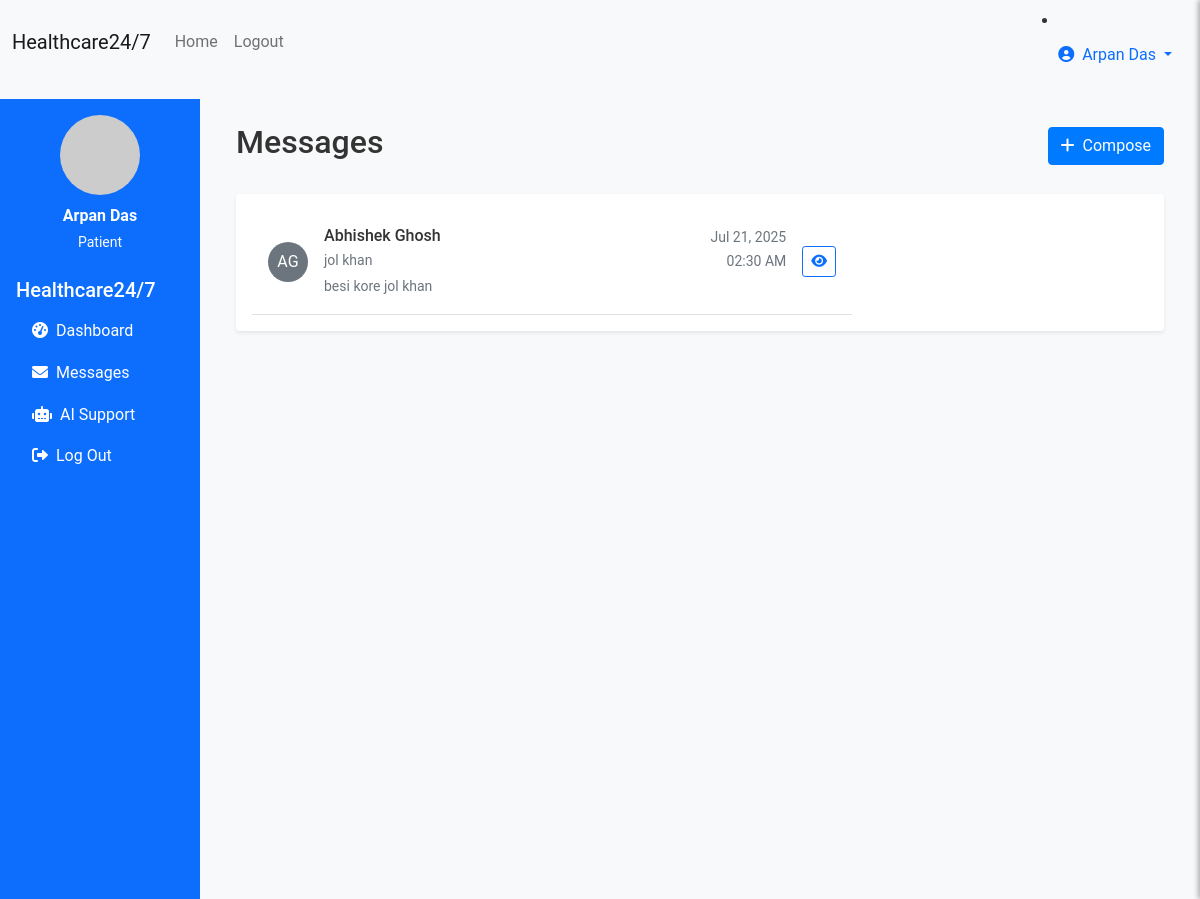
/patient/messages (signed in), run on the app's committed database.
### models.py (models this page shows, shortened)
class User(UserMixin, db.Model):
    __tablename__ = 'users'
    id = db.Column(db.Integer, primary_key=True)
    username = db.Column(db.String(80), unique=True, nullable=False)
    email = db.Column(db.String(120), unique=True, nullable=False)
    password_hash = db.Column(db.String(256), nullable=False)
    first_name = db.Column(db.String(50), nullable=False)
    last_name = db.Column(db.String(50), nullable=False)
    phone = db.Column(db.String(20))
    address = db.Column(db.Text)
    date_of_birth = db.Column(db.Date)
    gender = db.Column(db.String(10))
    user_type = db.Column(db.String(20), nullable=False, default='patient')
    specialty = db.Column(db.String(100))  # For doctors
    license_number = db.Column(db.String(50))  # For medical staff
    department = db.Column(db.String(100))
    profile_picture = db.Column(db.String(200))
    is_active = db.Column(db.Boolean, default=True)
    created_at = db.Column(db.DateTime, default=datetime.utcnow)
    updated_at = db.Column(db.DateTime, default=datetime.utcnow, onupdate=datetime.utcnow)
    patient_appointments = db.relationship('Appointment', foreign_keys='Appointment.patient_id', backref='patient', lazy='dynamic')
    doctor_appointments = db.relationship('Appointment', foreign_keys='Appointment.doctor_id', backref='doctor', lazy='dynamic')
    sent_messages = db.relationship('Message', foreign_keys='Message.sender_id', backref='sender', lazy='dynamic')
    received_messages = db.relationship('Message', foreign_keys='Message.recipient_id', backref='recipient', lazy='dynamic')
    medical_records = db.relationship('MedicalRecord', backref='patient', lazy='dynamic', foreign_keys='MedicalRecord.patient_id')
    @property
    def full_name(self):
        return f"{self.first_name} {self.last_name}"
    def is_staff(self):
        return self.user_type in ['doctor', 'nurse', 'admin']

class Message(db.Model):
    __tablename__ = 'messages'
    id = db.Column(db.Integer, primary_key=True)
    sender_id = db.Column(db.Integer, db.ForeignKey('users.id'), nullable=False)
    recipient_id = db.Column(db.Integer, db.ForeignKey('users.id'), nullable=False)
    subject = db.Column(db.String(200))
    content = db.Column(db.Text, nullable=False)
    is_read = db.Column(db.Boolean, default=False)
    read_at = db.Column(db.DateTime)
    created_at = db.Column(db.DateTime, default=datetime.utcnow)

### routes.py (the view)
@app.route('/patient/messages')
@login_required
def patient_messages():
    if current_user.is_staff():
        return redirect(url_for('staff_dashboard'))
    page = request.args.get('page', 1, type=int)
    messages = Message.query.filter_by(recipient_id=current_user.id)\
        .order_by(Message.created_at.desc())\
        .paginate(page=page, per_page=10, error_out=False)
    return render_template('patient_messages.html', messages=messages)

### app.py (called while the page is built)
@login_manager.user_loader
def load_user(user_id):
    from models import User
    return User.query.get(int(user_id))

### templates/patient_messages.html (shortened to what this page needs)
{% extends "base.html" %}
{% block content %}
<div class="container-fluid">
    <div class="row">
        <div class="col-md-3 col-lg-2 px-0 d-none d-md-block">
            <div class="bg-primary text-white min-vh-100 p-3">
                <div class="text-center mb-4">
                    <img src="https://via.placeholder.com/80" alt="Profile" class="rounded-circle mb-2" width="80" height="80">
                    <div class="fw-bold">{{ current_user.full_name }}</div>
                    <small class="text-light">{{ current_user.user_type.title() }}</small>
                </div>
                <h5>Healthcare24/7</h5>
                <nav class="nav flex-column">
                    <a class="nav-link text-white" href="{{ url_for('patient_dashboard') }}">
                        <i class="fas fa-tachometer-alt me-2"></i>Dashboard
                    </a>
                    <a class="nav-link text-white active" href="{{ url_for('patient_messages') }}">
                        <i class="fas fa-envelope me-2"></i>Messages
                    </a>
                    <a class="nav-link text-white" href="{{ url_for('talk_support') }}">
                        <i class="fas fa-robot me-2"></i>AI Support
                    </a>
                    <a class="nav-link text-white" href="{{ url_for('logout') }}">
                        <i class="fas fa-sign-out-alt me-2"></i>Log Out
                    </a>
                </nav>
            </div>
        </div>
        <div class="col-12 col-md-9 col-lg-10">
            <div class="p-4">
                <div class="d-flex justify-content-between align-items-center mb-4">
                    <h2>Messages</h2>
                    <a href="{{ url_for('send_message') }}" class="btn btn-primary">
                        <i class="fas fa-plus me-2"></i>Compose
                    </a>
                </div>
                <div class="card border-0 shadow-sm">
                    <div class="card-body d-flex flex-column flex-md-row">
                        <div class="messages-list flex-grow-1" style="max-width: 600px; overflow-y: auto; max-height: 80vh;">
                            {% if messages.items %}
                                {% for message in messages.items %}
                                <div class="message-item d-flex align-items-center p-3 border-bottom {% if not message.is_read %}message-unread{% endif %}">
                                    <div class="avatar-circle bg-secondary text-white rounded-circle d-flex align-items-center justify-content-center me-3" style="width: 40px; height: 40px;">
                                        {{ message.sender.first_name[0] }}{{ message.sender.last_name[0] }}
                                    </div>
                                    <div class="flex-grow-1">
                                        <div class="d-flex justify-content-between align-items-start">
                                            <div>
                                                <h6 class="mb-1 {% if not message.is_read %}fw-bold{% endif %}">{{ message.sender.full_name }}</h6>
                                                <div class="text-muted small mb-1">{{ message.subject }}</div>
                                                <div class="text-muted small">{{ message.content|truncate(100) }}</div>
                                            </div>
                                            <div class="text-end ms-3">
                                                <small class="text-muted d-block">{{ message.created_at.strftime('%b %d, %Y') }}</small>
                                                <small class="text-muted">{{ message.created_at.strftime('%I:%M %p') }}</small>
                                            </div>
                                        </div>
                                    </div>
                                    <div class="ms-3">
                                        <button class="btn btn-outline-primary btn-sm open-message-btn" data-message-id="{{ message.id }}">
                                            <i class="fas fa-eye"></i>
                                        </button>
                                    </div>
                                </div>
                                {% endfor %}
                            {% endif %}
                        </div>
                    </div>
                </div>
            </div>
        </div>
    </div>
</div>
{% endblock %}

### templates/base.html (shortened to what this page needs)
<!DOCTYPE html>
<html lang="en">
<head>
    <link href="https://cdn.jsdelivr.net/npm/bootstrap@5.1.3/dist/css/bootstrap.min.css" rel="stylesheet" />
    <link rel="stylesheet" href="https://cdnjs.cloudflare.com/ajax/libs/font-awesome/6.0.0/css/all.min.css" />
    <link rel="stylesheet" href="{{ url_for('static', filename='css/styles.css') }}" />
</head>
<body>
    <nav class="navbar navbar-expand-lg navbar-light bg-light mb-3">
        <div class="container-fluid">
            <a class="navbar-brand" href="{{ url_for('index') }}">Healthcare24/7</a>
            <div class="collapse navbar-collapse" id="navbarSupportedContent">
                <ul class="navbar-nav me-auto mb-2 mb-lg-0">
                    {% if current_user.is_authenticated %}
                        <li class="nav-item">
                            <a class="nav-link" href="{{ url_for('index') }}">Home</a>
                        </li>
                        <li class="nav-item">
                            <a class="nav-link" href="{{ url_for('logout') }}">Logout</a>
                        </li>
                    {% endif %}
                </ul>
                {% if current_user.is_authenticated %}
                <li class="nav-item dropdown">
                    <a class="nav-link dropdown-toggle" href="javascript:void(0);" id="userDropdown" role="button" data-bs-toggle="dropdown" aria-expanded="false">
                        <i class="fas fa-user-circle me-1"></i> {{ current_user.full_name }}
                    </a>
                </li>
                {% endif %}
            </div>
        </div>
    </nav>
    {% block content %}{% endblock %}
</body>
</html>

### static/css/styles.css (style rules this page uses)
* { box-sizing: border-box; margin: 0; padding: 0; }
body { font-family: 'Roboto', Arial, sans-serif; background-color: #f8f9fa; color: #333; line-height: 1.6; }
.card { transition: transform 0.2s ease, box-shadow 0.2s ease; }
.btn-primary { background-color: #007bff; border-color: #007bff; }

### data on the page
User: full_name "Arpan Das", user_type "Patient"
Message: sender "A", sender "G", sender.full_name "Abhishek Ghosh", subject "jol khan", content "besi kore jol khan", created_at "Jul 21, 2025", created_at "02:30 AM"
